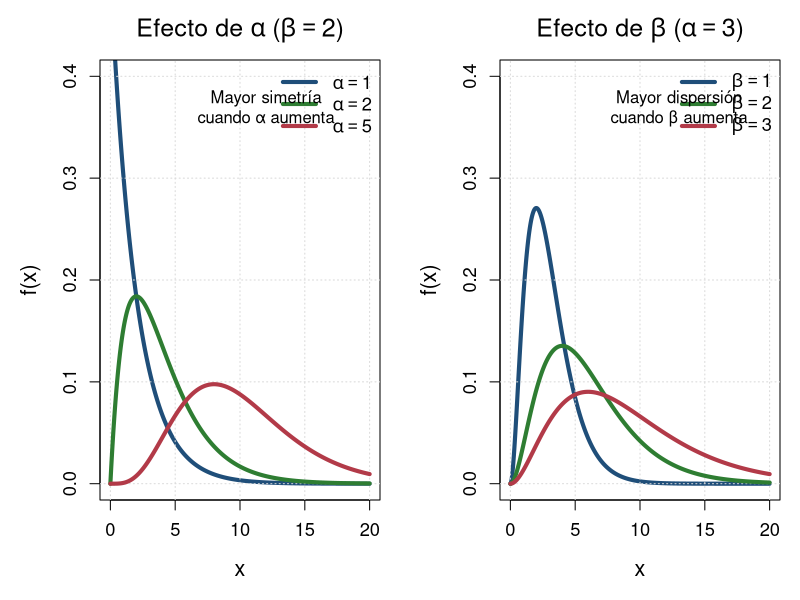

Here is the R script that generated this plot:
## ---- chunk 1
#| echo: false
#| fig-width: 14
#| fig-height: 6
#| warning: false

par(
  mfrow = c(1,2),
  mar = c(5,5,3,1),
  bg = "white",
  family = "sans"
)

# Colores
col1 <- "#1f4e79"
col2 <- "#2e7d32"
col3 <- "#b23a48"

x <- seq(0, 20, length = 600)

# =====================================================
# EFECTO DE α
# =====================================================

plot(
  x, dgamma(x,1,scale=2),
  type = "l",
  lwd = 4,
  col = col1,
  ylim = c(0,0.40),
  xlab = "x",
  ylab = "f(x)",
  main = expression("Efecto de " * alpha * " (" * beta == 2 * ")"),
  cex.main = 1.5,
  cex.lab = 1.3,
  cex.axis = 1.1
)

grid(col = "gray85")

lines(x, dgamma(x,2,scale=2), lwd = 4, col = col2)
lines(x, dgamma(x,5,scale=2), lwd = 4, col = col3)

legend(
  "topright",
  legend = c(expression(alpha==1),
             expression(alpha==2),
             expression(alpha==5)),
  col = c(col1,col2,col3),
  lwd = 4,
  bty = "n",
  cex = 1.1
)

text(
  12, 0.37,
  labels = "Mayor simetría\ncuando α aumenta",
  cex = 1
)

# =====================================================
# EFECTO DE β
# =====================================================

plot(
  x, dgamma(x,3,scale=1),
  type = "l",
  lwd = 4,
  col = col1,
  ylim = c(0,0.40),
  xlab = "x",
  ylab = "f(x)",
  main = expression("Efecto de " * beta * " (" * alpha == 3 * ")"),
  cex.main = 1.5,
  cex.lab = 1.3,
  cex.axis = 1.1
)

grid(col = "gray85")

lines(x, dgamma(x,3,scale=2), lwd = 4, col = col2)
lines(x, dgamma(x,3,scale=3), lwd = 4, col = col3)

legend(
  "topright",
  legend = c(expression(beta==1),
             expression(beta==2),
             expression(beta==3)),
  col = c(col1,col2,col3),
  lwd = 4,
  bty = "n",
  cex = 1.1
)

text(
  13, 0.37,
  labels = "Mayor dispersión\ncuando β aumenta",
  cex = 1
)
